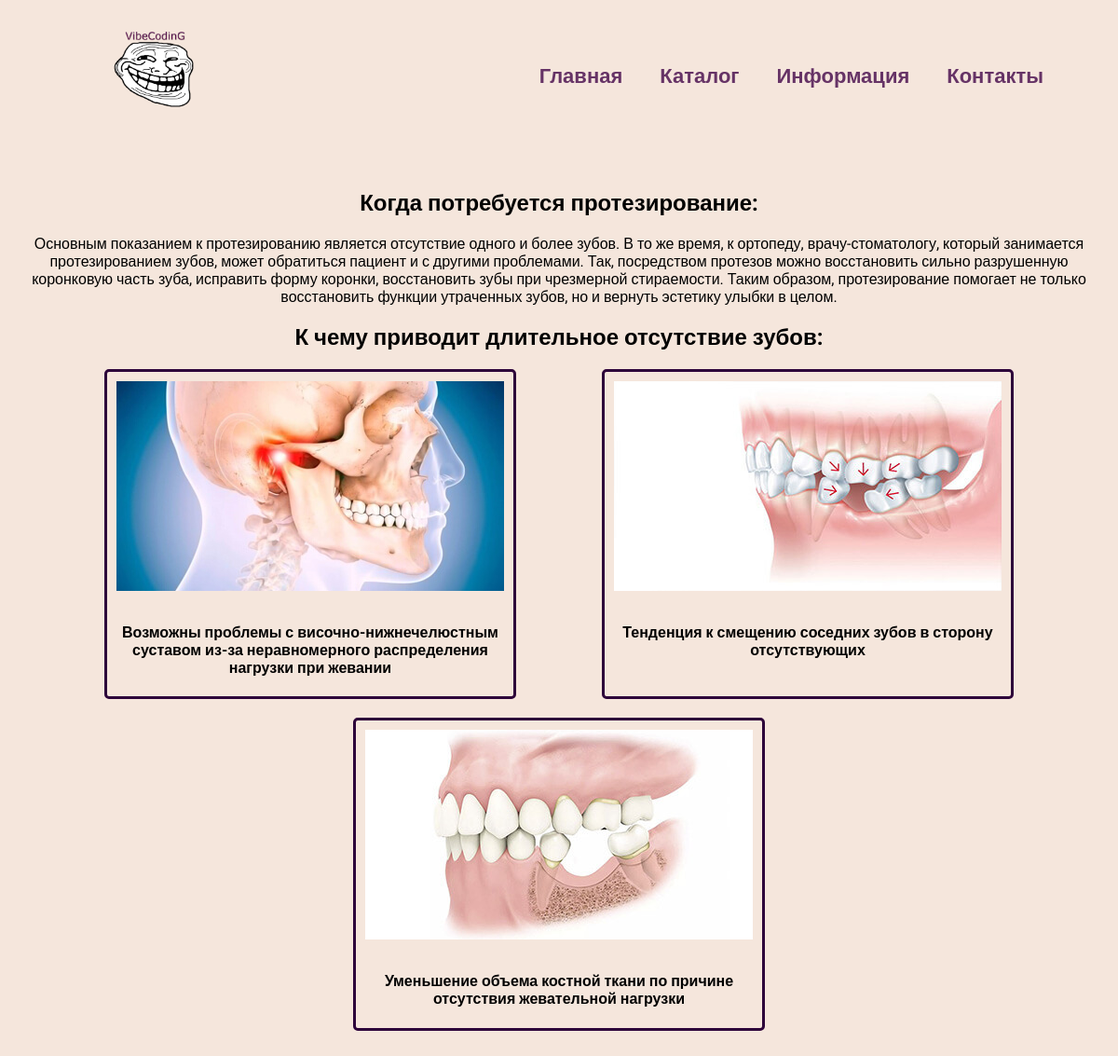
The app's page /info/ with its own data.
### portfolio/models.py (models this page shows, shortened)
class Info(models.Model):
    title = models.CharField(max_length=200)
    image = models.ImageField(upload_to='portfolio/images/')

### portfolio/views.py (the view)
# urls.py: path('info/', views.info, name='info'),
def info(request):
    cards = Info.objects.all()
    return render(request, 'portfolio/info.html', {'cards': cards})

### portfolio/templates/portfolio/info.html
{% extends 'portfolio/base.html' %}
{% load static %}
{% block content %}
    <div class="info_top">
    <h2>Когда потребуется протезирование:</h2>
    <p>Основным показанием к протезированию является отсутствие одного и более зубов.
        В то же время, к ортопеду, врачу-стоматологу, который занимается протезированием зубов, может обратиться пациент
        и с другими проблемами. Так, посредством протезов можно восстановить сильно разрушенную коронковую часть зуба,
        исправить форму коронки, восстановить зубы при чрезмерной стираемости. Таким образом, протезирование помогает
        не только восстановить функции утраченных зубов, но и вернуть эстетику улыбки в целом.</p>
    <h2>К чему приводит длительное отсутствие зубов:</h2>
    </div>
<div class="info">
    {% for card in cards %}
    <div class="card">
        <div class="card_img"><img src="{{ card.image.url }}" alt=""></div>
        <h4>{{ card.title }}</h4>
    </div>
    {% endfor %}
</div>
{% endblock %}

### portfolio/static/css/style.css (style rules this page uses)
body { font-family: "Roboto", sans-serif; padding: 0; margin: 0; background: #f5e6dc; }
.card { border: 2px solid grey; flex-basis: 280px; box-sizing: border-box; text-align: center; border-radius: 5px; margin-bottom: 20px; }
.info { display: flex; flex-wrap: wrap; justify-content: space-evenly; }
.card { border: 3px solid #2d023a; }
.card_img { padding: 10px; }
.info_top { text-align: center; }

### records on screen
Info: image (picture), title "Возможны проблемы с височно-нижнечелюстным суставом из-за неравномерного распределения нагрузки при жевании"
Info: image (picture), title "Тенденция к смещению соседних зубов в сторону отсутствующих"
Info: image (picture), title "Уменьшение объема костной ткани по причине отсутствия жевательной нагрузки"
